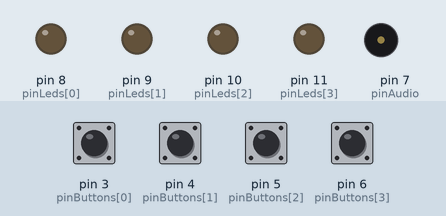
This sketch was run on a simulated Arduino Uno, built with avr-gcc and run on an emulated ATmega328P. Shown: output pins drawn as LEDs (lit = HIGH), buzzer (waves = sounding). The test bench sets the inputs (shaded band); at power-on: pin 3 (pinButtons[0]), pin 4 (pinButtons[1]), pin 5 (pinButtons[2]), pin 6 (pinButtons[3]) LOW. Random numbers use the default seed unless the sketch sets one.

Above: at 5.4 s.
5.5 s: pin 3 (pinButtons[0]) pulled HIGH for 0.15 s
At 7.2 s:
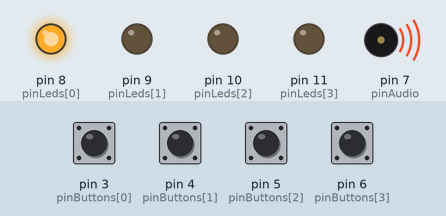
At 7.8 s:
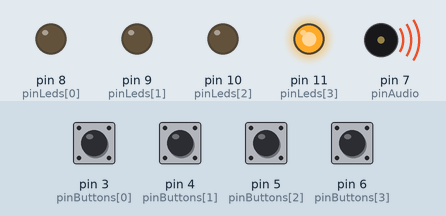
8.6 s: pin 4 (pinButtons[1]) pulled HIGH for 0.15 s
At 11.9 s:
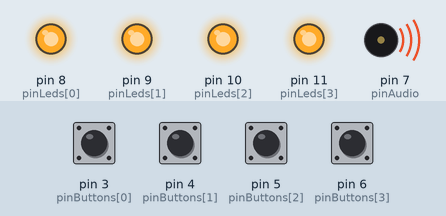
Timing chart, 0 to 17.5 s (numbered marks = the images above; inputs shaded):
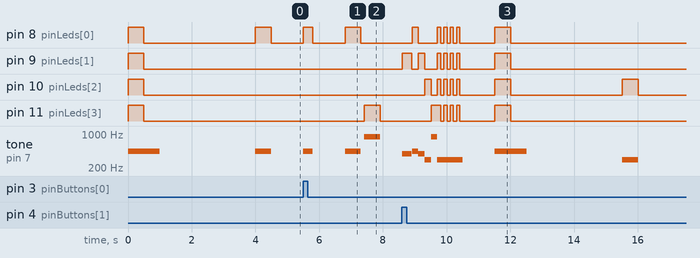

Measured:
- after the input at 5.5 s, pin 8 (pinLeds[0]): LOW → HIGH at once, → LOW 0.30 s later, → HIGH 1.0 s later, → LOW 0.50 s later; pin 11 (pinLeds[3]): LOW → HIGH after 1.9 s, → LOW 0.50 s later; tone on pin 7 (pinAudio): plays 440 Hz for 0.30 s, 440 Hz for 0.50 s, 880 Hz for 0.50 s, starting at once
- after the input at 8.6 s, pin 8 (pinLeds[0]): goes HIGH 0.20 s, LOW 0.60 s, 3 × (HIGH 0.10 s, LOW 0.10 s), HIGH 0.10 s, LOW 1.1 s, HIGH 0.50 s, then LOW, starting after 0.31 s; pin 9 (pinLeds[1]): LOW → HIGH at once, → LOW 0.30 s later, → HIGH 0.21 s later, → LOW 0.20 s later, … (14 changes in this stretch)
- by itself, pin 8 (pinLeds[0]): alternates HIGH for 0.50 s and LOW for 3.5 s

The sketch:

Genius_Game.ino
```cpp
//Jogo Genius

//variaveis necessarias a implementacao

#define NOTE_D4 294
#define NOTE_G4 392
#define NOTE_A4 440
#define NOTE_A5 880

int sequencia[100] = {};
int notas[4] = { NOTE_A4, NOTE_G4, NOTE_D4 ,NOTE_A5};
int rodada = 0;
int passo_sequencia = 0;
int botao = 0;
bool perdeu = false;

//Leds, Botoes e o pino do buzzer

int pinAudio = 7;
int pinLeds[4] = {8,9,10,11};
int pinButtons[4] = {3,4,5,6};

void setup() {
  // put your setup code here, to run once:

  for (int i = 0; i < 4; i++){
    pinMode(pinLeds[i], OUTPUT);
  }

    for (int i = 0; i < 4; i++){
    pinMode(pinButtons[i], INPUT);
  }

  pinMode(pinAudio, OUTPUT);

  randomSeed(analogRead(0));

}

void loop() {
  // put your main code here, to run repeatedly:
  //Caso o Jogador Tenha perdido, zero as variaveis pra que se possa comecar outro jogo
  if(perdeu){
  int sequencia[100] = {};
  rodada = 0;
  passo_sequencia = 0;
  perdeu = false;
  }

  if(rodada == 0){
    Inicio();
    delay(3000);
  }

  proximaRodada();
  tocaSequencia();
  jogador();

  delay(1000);

}

void proximaRodada(){
  int nota = random(0,4);
  sequencia[rodada++] = nota;

}

void tocaSequencia(){
  for (int i = 0; i < rodada; i++){
    tone(pinAudio, notas[sequencia[i]]);
    digitalWrite(pinLeds[sequencia[i]],HIGH);
    delay(500);
    noTone(pinAudio);
    digitalWrite(pinLeds[sequencia[i]],LOW);
    delay(100);
  }
  noTone(pinAudio);
}

void jogador(){
  for (int i = 0; i < rodada; i++){
    esperaJogada();
    checaJogada();

    if (perdeu){
      break;
    }
    passo_sequencia++;
  }
 passo_sequencia=0;
}

void esperaJogada(){
  boolean espera = false;
  while(!espera){
    for(int i = 0; i <= 3; i++){
      if(digitalRead(pinButtons[i]) == HIGH){
     //   delay(10000);
        botao = i;
        tone(pinAudio, notas[i]);
        digitalWrite(pinLeds[i], HIGH);
        delay(300);
        digitalWrite(pinLeds[i], LOW);
        noTone(pinAudio);
        espera = true;
      }
    }
    delay(10);
  }
}

void checaJogada(){
  if (sequencia[passo_sequencia] != botao){
   for (int i = 0; i <= 3; i++) {
     tone(pinAudio, notas[i]);
     digitalWrite(pinLeds[i], HIGH);
     delay(200);
     digitalWrite(pinLeds[i], LOW);
     noTone(pinAudio);
   }
   tone(pinAudio, notas[2]);
   for (int i = 0; i <= 3; i++) {
    digitalWrite(pinLeds[0], HIGH);
    digitalWrite(pinLeds[1], HIGH);
    digitalWrite(pinLeds[2], HIGH);
    digitalWrite(pinLeds[3], HIGH);
    delay(100);
    digitalWrite(pinLeds[0], LOW);
    digitalWrite(pinLeds[1], LOW);
    digitalWrite(pinLeds[2], LOW);
    digitalWrite(pinLeds[3], LOW);
    delay(100);
   }
   noTone(pinAudio);
   perdeu = true;
  }
}

void Inicio() {
tone(pinAudio, notas[0]);
digitalWrite(pinLeds[0], HIGH);
digitalWrite(pinLeds[1], HIGH);
digitalWrite(pinLeds[2], HIGH);
digitalWrite(pinLeds[3], HIGH);
delay(500);
digitalWrite(pinLeds[0], LOW);
digitalWrite(pinLeds[1], LOW);
digitalWrite(pinLeds[2], LOW);
digitalWrite(pinLeds[3], LOW);
delay(500);
noTone(pinAudio);
}
```
